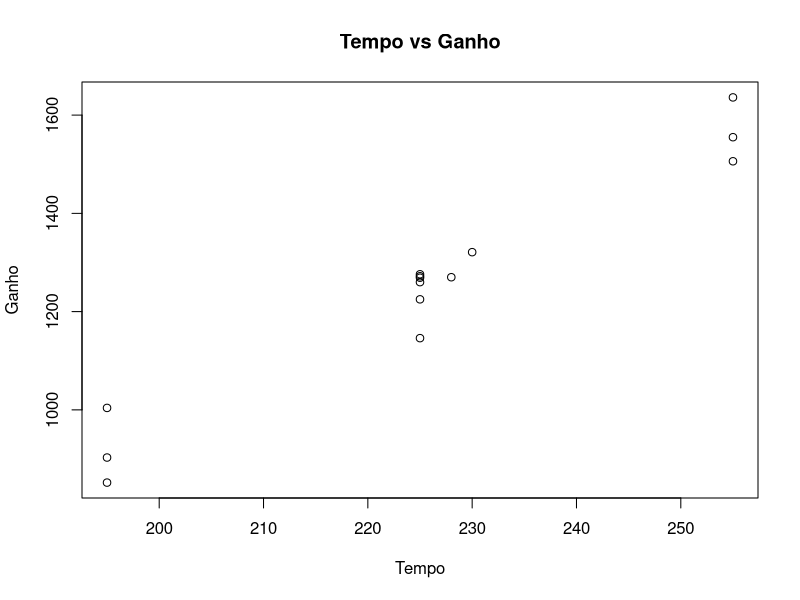
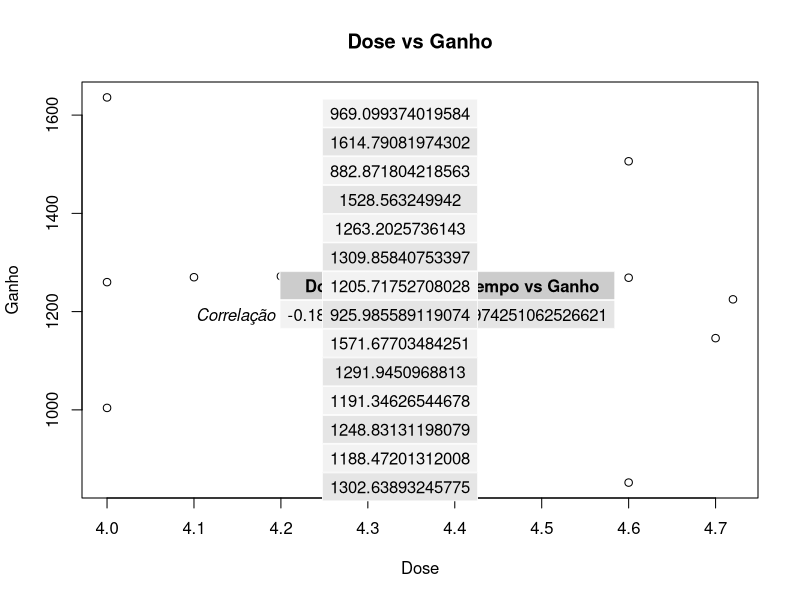

Write the R code that produced these figures, in order.
## ---- chunk 1
knitr::opts_chunk$set(echo = TRUE)
library(gridExtra)
## ---- chunk 2

amostra <- read.csv("dados.csv")
amostra
## ---- chunk 3
tempo <- amostra$x1.tempo
ganho <- amostra$y.ganho
dose <- amostra$x2.dose
plot(tempo,ganho, main="Tempo vs Ganho", xlab= "Tempo", ylab="Ganho")
plot(dose,ganho, main="Dose vs Ganho", xlab= "Dose", ylab="Ganho")
## ---- chunk 4
correlacao.a <- cor(dose, ganho)

correlacao.b <- cor(tempo, ganho)

## ---- chunk 5
table <- data.frame(row.names=paste("Correlação"))
table[,1] <- correlacao.a
table[,2] <- correlacao.b
colnames(table) <- c("Dose vs Ganho", "Tempo vs Ganho")
grid.table(table)

## ---- chunk 6
cor.test(tempo,ganho)

cor.test(dose,ganho)
## ---- chunk 7
modelo <- lm(ganho ~ tempo + dose)
coefficients(modelo)
## ---- chunk 8
grid.table(fitted(modelo))
## ---- chunk 9
SQerro <- sum((ganho-predict(modelo))^2)
SQerro

SQtotal <- sum((ganho-mean(ganho))^2)
SQtotal

R2 <- 1 - SQerro/SQtotal
R2
## ---- chunk 10
amostra.anova <- aov(amostra$y.ganho ~ amostra$x1.tempo + amostra$x2.dose)
summary(amostra.anova)
## ---- chunk 11
t.test(amostra$y.ganho, amostra$x1.tempo, alternative = "two.sided")
## ---- chunk 12
t.test(amostra$y.ganho, amostra$x2.dose, alternative = "two.sided")
